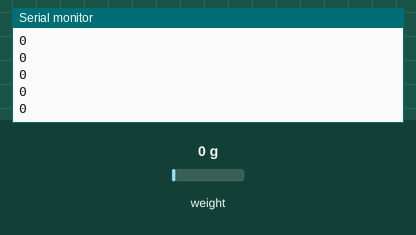
Simulated run of this sketch. Board: Arduino Uno, built with avr-gcc and run on an emulated ATmega328P. Parts: the last lines printed to the serial monitor. The test bench sets the inputs (shaded band); at power-on: weight on the scale 0 g.

Above: at 1.2 s.
1.3 s: weight on the scale set to 100 g
At 1.31 s:
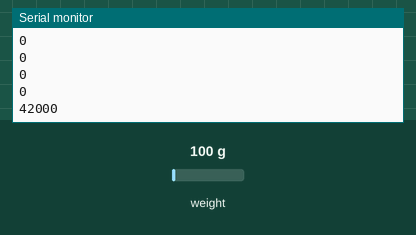
2.8 s: weight on the scale set to 1250 g
At 2.81 s:
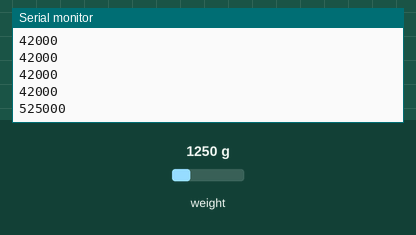
Timing chart, 0 to 5.8 s (numbered marks = the images above; inputs shaded):
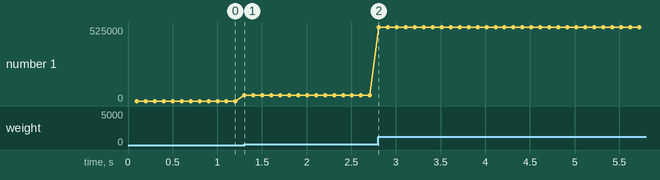

The sketch:

sketch_mar23c.ino
```cpp
#include "HX711.h"
HX711 scale(12,13);

void setup() {
  // put your setup code here, to run once:
  Serial.begin(9600);
}

void loop() {
  // put your main code here, to run repeatedly:
  Serial.println(scale.read());
}
```

Measured:
- after the input at 1.3 s, the serial monitor: prints a new line at once (image 1)
- after the input at 2.8 s, the serial monitor: prints a new line at once (image 2)
- plotted number 1: 0 → 42000 after the input at 1.3 s, 42000 → 525000 after the input at 2.8 s
